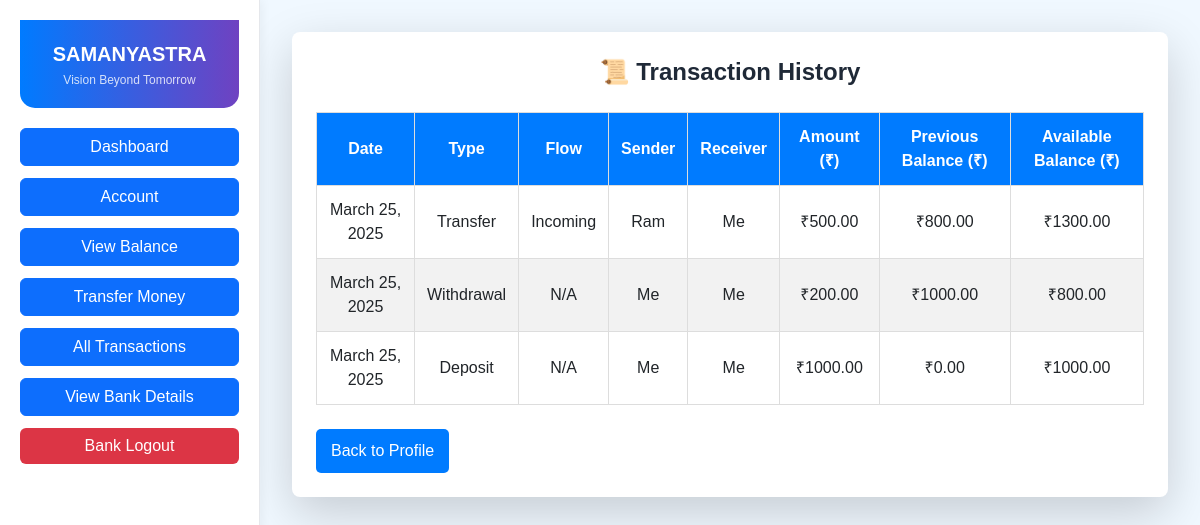
Page /all_transactions/ (signed in) on the committed database.
### website/models.py (models this page shows, shortened)
class Transaction(models.Model):
    user = models.ForeignKey(CustomUser, on_delete=models.CASCADE, null=True, blank=True)
    amount = models.DecimalField(max_digits=10, decimal_places=2)
    transaction_type = models.CharField(max_length=10, choices=TransactionType.choices)
    previous_balance = models.DecimalField(max_digits=10, decimal_places=2)
    available_balance = models.DecimalField(max_digits=10, decimal_places=2)
    created_at = models.DateTimeField(default=now)
    transfer = models.ForeignKey(Transfer, on_delete=models.CASCADE, null=True, blank=True)

class CustomUser(models.Model):
    first_name = models.CharField(max_length=255)
    last_name = models.CharField(max_length=255)
    phone = models.CharField(max_length=15, unique=True)
    aadhaar = models.CharField(max_length=12, unique=True)
    pan = models.CharField(max_length=10, unique=True)
    account_number = models.CharField(max_length=20, unique=True)
    password = models.CharField(max_length=255, blank=True, null=True)
    email = models.EmailField(max_length=255, null=True, blank=True)
    street = models.CharField(max_length=255, null=True, blank=True)
    city = models.CharField(max_length=100, null=True, blank=True)
    zips = models.CharField(max_length=10, null=True, blank=True)
    state = models.CharField(max_length=100, null=True, blank=True)
    country = models.CharField(max_length=100, null=True, blank=True)
    branch = models.CharField(max_length=255, null=True, blank=True)
    ifsc_code = models.CharField(max_length=15, null=True, blank=True)
    balance = models.DecimalField(max_digits=15, decimal_places=2, default=0.00)
    account_type = models.CharField(max_length=100, null=True, blank=True)
    category = models.CharField(max_length=100, null=True, blank=True)
    security_pin = models.CharField(max_length=6, blank=True, null=True)

### website/views.py (the view)
# urls.py: path("all_transactions/", views.all_transactions, name="all_transactions"),
def all_transactions(request):
    user_id = request.session.get("user_id")
    if not user_id:
        return redirect("/bank_login/")
    try:
        user = CustomUser.objects.get(id=user_id)
    except CustomUser.DoesNotExist:
        messages.error(request, "User not found!")
        return redirect("/bank_details/")
    transaction_list = []
    transactions = Transaction.objects.filter(user=user).order_by("-created_at")
    for txn in transactions:
        transfer = txn.transfer  # ✅ Access the transfer field directly
        if transfer:
            if transfer.from_user == user:
                flow = "Outgoing"
                receiver = transfer.to_user.first_name if transfer.to_user else "Unknown"
            else:
                flow = "Incoming"
                receiver = transfer.from_user.first_name if transfer.from_user else "Unknown"
        else:
            if txn.transaction_type == TransactionType.DEPOSIT:
                flow = "N/A"
                receiver = "Bank"
            elif txn.transaction_type == TransactionType.WITHDRAWAL:
                flow = "N/A"
                receiver = "ATM/Bank"
            else:
                flow = "N/A"
                receiver = "Unknown"
        transaction_list.append({
            "date": txn.created_at.strftime("%B %d, %Y"),
            "transaction_type": txn.get_transaction_type_display(),
            "flow": flow,
            "sender": transfer.from_user.first_name if transfer else "N/A",  # ✅ Added sender column
            "receiver": transfer.to_user.first_name if transfer else "N/A",
            "amount": f"{txn.amount:.2f}",
            "previous_balance": f"{txn.previous_balance:.2f}",
            "available_balance": f"{txn.available_balance:.2f}",
        })
    transaction_list.sort(key=lambda x: x["date"], reverse=True)
    context = {"transactions": transaction_list}
    return render(request, "all_transactions.html", context)

### templates/website/all_transactions.html (shortened to what this page needs)
<!DOCTYPE html>
<html lang="en">
<head>
    <script src="https://cdn.tailwindcss.com"></script>
    <link href="https://cdnjs.cloudflare.com/ajax/libs/font-awesome/5.15.3/css/all.min.css" rel="stylesheet"/>
    <link href="https://cdn.jsdelivr.net/npm/bootstrap@5.3.0/dist/css/bootstrap.min.css" rel="stylesheet">
</head>
<body class="flex h-screen">
    <div class="sidebar">
        <div class="logo">
            <span class="text-xl font-bold">SAMANYASTRA</span>
            <div class="text-xs mt-1 opacity-80">Vision Beyond Tomorrow</div>
        </div>
        <nav>
            <ul class="list-none space-y-3">
                <li><a href="/Dashboard" class="btn btn-primary w-full">Dashboard</a></li>
                <li><a href="/profile_view" class="btn btn-primary w-full">Account</a></li>
                <li><a href="/view_balance/" class="btn btn-primary w-full">View Balance</a></li>
                <li><a href="/transfer_money/" class="btn btn-primary w-full">Transfer Money</a></li>
                <li><a href="/all_transactions/" class="btn btn-primary w-full">All Transactions</a></li>
                <li><a href="/bank_details" class="btn btn-primary w-full">View Bank Details</a></li>
                <li><a href="/acc_logout" class="btn btn-danger w-full">Bank Logout</a></li>
            </ul>
        </nav>
    </div>
    <main class="flex-1 p-8 overflow-x-auto overflow-y-auto max-h-100">
        <div class="bg-white shadow-lg rounded-lg p-6">
            <h2 class="text-2xl font-bold text-center text-gray-800 mb-6">📜 Transaction History</h2>
            {% if transactions %}
            <table>
                <thead>
                    <tr>
                        <th>Date</th>
                        <th>Type</th>
                        <th>Flow</th>
                        <th>Sender</th>
                        <th>Receiver</th>
                        <th>Amount (₹)</th>
                        <th>Previous Balance (₹)</th>
                        <th>Available Balance (₹)</th>
                    </tr>
                </thead>
                <tbody>
                    {% for txn in transactions %}
                    <tr>
                        <td>{{ txn.date }}</td>
                        <td>{{ txn.transaction_type }}</td>
                        <td>{{ txn.flow }}</td>
                        <td>{% if txn.flow == "Incoming" %} {{ txn.sender }} {% else %} Me {% endif %}</td>
                        <td>{% if txn.flow == "Outgoing" %} {{ txn.receiver }} {% else %} Me {% endif %}</td>
                        <td>₹{{ txn.amount }}</td>
                        <td>₹{{ txn.previous_balance }}</td>
                        <td>₹{{ txn.available_balance }}</td>
                    </tr>
                    {% endfor %}
                </tbody>
            </table>
            <br>
            {% else %}
                <p class="no-transactions">🚫 No transactions found.</p>
            {% endif %}
            <div class="button-container">
                <a href="{% url 'bank_details' %}" class="back-btn">Back to Profile</a>
            </div>
        </div>
    </main>
</body>
</html>

### templates/website/all_transactions.html (style rules this page uses)
body { background-color: #f0f8ff; font-family: Arial, sans-serif; }
.sidebar { background: #ffffff; border-right: 1px solid #e5e7eb; box-shadow: 2px 0 10px rgba(0, 0, 0, 0.05); width: 260px; padding: 20px; transition: width 0.3s ease; }
.sidebar .logo { background: linear-gradient(to right, #007bff, #6f42c1); color: white; padding: 20px; text-align: center; border-radius: 0 0 15px 15px; margin-bottom: 20px; }
.sidebar .btn-danger { background: #dc3545; border: none; }
h2 { text-align: center; color: #333; }
table { width: 100%; border-collapse: collapse; margin-top: 20px; }
table, th, td { border: 1px solid #ddd; }
th, td { padding: 12px; text-align: center; }
th { background: #007bff; color: white; }
tr:nth-child(even) { background: #f2f2f2; }
.back-btn { padding: 10px 15px; background-color: #007bff; color: white; text-decoration: none; border: none; cursor: pointer; border-radius: 5px; }
.button-container { display: flex; gap: 10px; align-items: center; }

### rows in the picture
Transaction: date "March 25, 2025", transaction_type "Transfer", flow "Incoming", sender "Ram", amount "500.00", previous_balance "800.00", available_balance "1300.00"
Transaction: date "March 25, 2025", transaction_type "Withdrawal", flow "N/A", shows "Me", amount "200.00", previous_balance "1000.00", available_balance "800.00"
Transaction: date "March 25, 2025", transaction_type "Deposit", flow "N/A", shows "Me", amount "1000.00", previous_balance "0.00", available_balance "1000.00"
